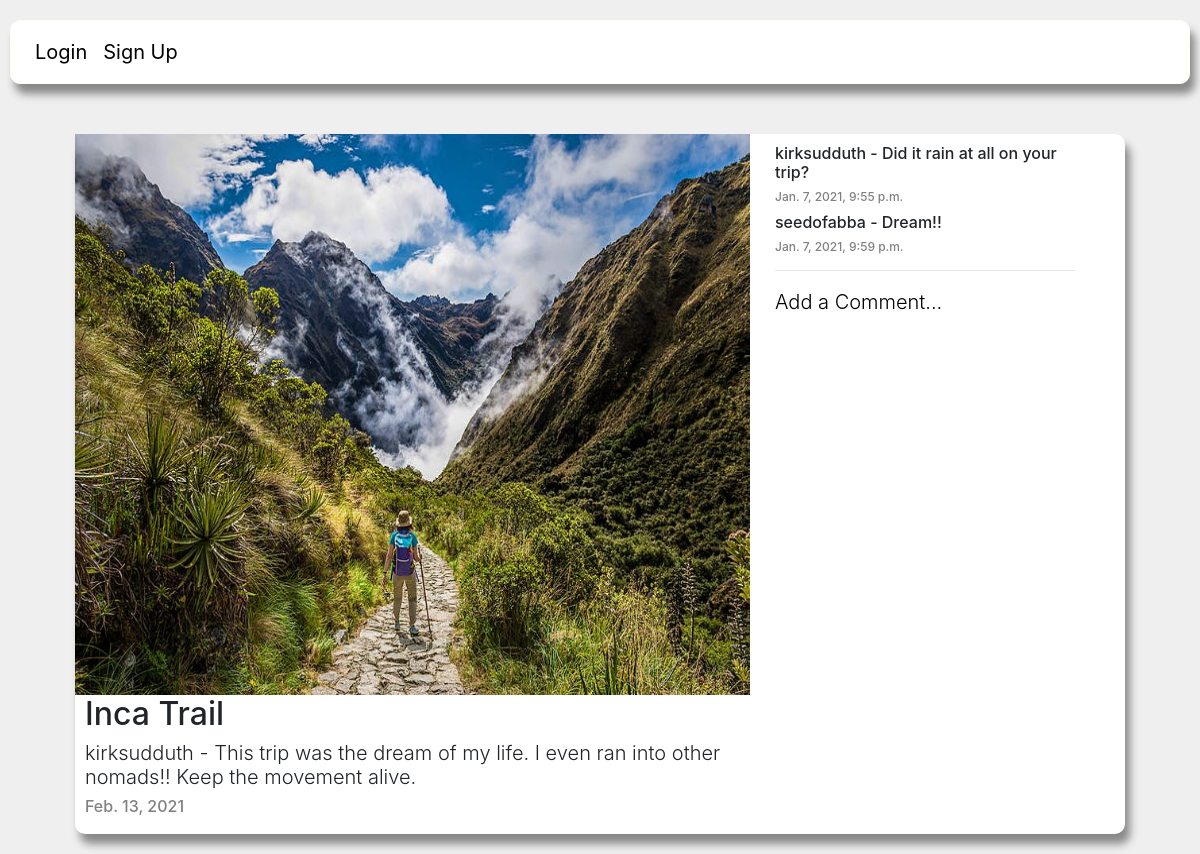
Screenshot of /posts/22 with the database file from the repository.
### nomadapp/models/post.py (models this page shows, shortened)
class Post(models.Model):
    user = models.ForeignKey(User, on_delete=models.CASCADE, related_name='comment')
    title = models.CharField(max_length=50)
    location = models.CharField(max_length=255, blank=True, default=None)
    description = models.TextField(blank=True, default='')
    date = models.DateField(auto_now=False, auto_now_add=False,)
    liked = models.ManyToManyField(User, default=None,blank=True,related_name='liked')
    post_image = models.ImageField(blank=True, upload_to='images/')
    class Meta:
        verbose_name = ("post")
        verbose_name_plural = ("posts")
    def __str__(self):
        return self.title

### nomadapp/models/comment.py (models this page shows, shortened)
class Comment(models.Model):
    user = models.ForeignKey(User, on_delete=models.CASCADE, related_name='comments')
    created_at = models.DateTimeField(auto_now=True)
    message = models.TextField()
    post = models.ForeignKey(Post, on_delete=models.CASCADE, related_name='comments')
    class Meta:
        verbose_name = ("comment")
        verbose_name_plural = ("comments")

### nomadapp/views/posts/detail.py (the view, shortened to what this page needs)
# urls.py: path('posts/<int:post_id>', post_detail, name='post_detail'),
def post_detail(request, post_id):
    if request.method == 'GET':
        post = get_post(post_id)
        comments = get_comments()
        template_name = 'posts/detail.html'
        context = {
            'all_comments': comments
        }
        print("post: ", post)
        return render(request, template_name, {'post': post})
    elif request.method == 'POST':
        form_data = request.POST
        print(form_data, "!!!!!!!!!!!!")

### nomadapp/views/posts/detail.py (called while the page is built)
def get_comments():
    all_comments = Comment.objects.all()
    return all_comments

def get_post(post_id):
    return Post.objects.get(pk=post_id)

### nomadapp/templates/posts/detail.html (shortened to what this page needs)
{% extends 'shared/base.html' %}
{% load static %}
{% block css %}
    <link rel="stylesheet" href="{% static 'styles/detail.css' %}" />
{% endblock %}
{% block content %}
<div class="post_card">
    <div class="post_details">
        <img class="post_photo" src="{{post.post_image.url}}"></img>
        <div class="post_info">
            <h2>{{post.title}} </h2>
            <h5 class="post_username">{{post.user.username}} - {{post.description}}</h5>
            <h6 class="create_date">{{post.date}}</h6>
        </div>
    </div>
    <div class="post_comments">
                {% for comment in post.comments.all %}
                    <h6>{{comment.user.username}} - {{comment.message}}</h6>
                    <h6 class="created_at">{{comment.created_at}}</h6>
                {% endfor %}
                <hr>
                <a class="add_comment" href="{% url 'nomadapp:comment_new' post.id %}">Add a Comment...</a>
    </div>
</div>
{% endblock %}

### nomadapp/static/styles/base.css (style rules this page uses)
a { color: black !important; text-decoration: none; font-size: 20px; }

### nomadapp/static/styles/detail.css (style rules this page uses)
body { background-color: rgb(240, 239, 239) }
.post_card { width: 1050px; margin-bottom: 20px; background-color: white; border-radius: 10px; box-shadow: 5px 10px 8px #888888; height: 700px; display: flex; margin-left: auto; margin-right: auto; }
.add_comment { font-weight: 300 }
.create_date { color: gray }
.created_at { color: gray; font-size: 12px; }
.post_username { font-weight: 300; }
.post_details { width: 700px }
.post_comments { text-align: left; margin-top: 10px; width: 300px; height: 700px; }
.post_info { margin-left: 10px }
img.post_photo { width: 675px; height: 561px; }

### rows the page displays
Post: post_image (picture), title "Inca Trail", user.username "kirksudduth", description "This trip was the dream of my life. I even ran into other nomads!! Keep the movement alive.", date "Feb. 13, 2021"
Comment: user.username "kirksudduth", message "Did it rain at all on your trip?", created_at "Jan. 7, 2021, 9:55 p.m."
Comment: user.username "seedofabba", message "Dream!!", created_at "Jan. 7, 2021, 9:59 p.m."
